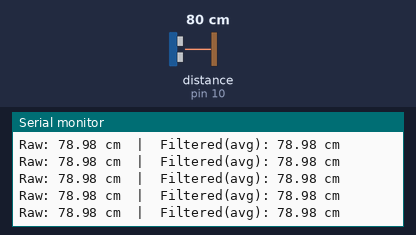
A sketch run on a simulated Arduino Uno, built with avr-gcc and run on an emulated ATmega328P. Shown: the last lines printed to the serial monitor. Wiring (inferred from the names in the program): ultrasonic range finder: trigger pin 9; echo pin 10. The inputs (shaded band) are chosen by the test bench; at power-on: distance to the obstacle (sensor on pin 10) 80 cm. The echo pulse lasts 58.3 µs per cm.

Above: at 1.2 s.
1.3 s: distance to the obstacle (sensor on pin 10) set to 2 cm
At 1.63 s:
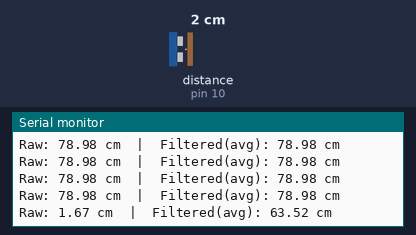
2.8 s: distance to the obstacle (sensor on pin 10) set to 60 cm
At 2.84 s:
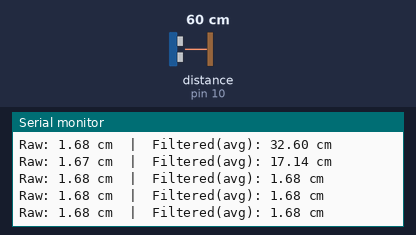
5.8 s: distance to the obstacle (sensor on pin 10) set to 4 cm
At 5.92 s:
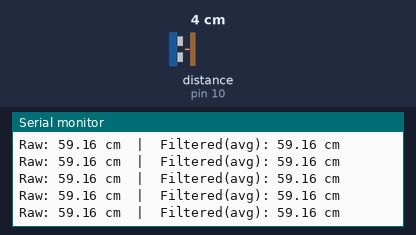
Timing chart, 0 to 8.8 s (numbered marks = the images above; inputs shaded):
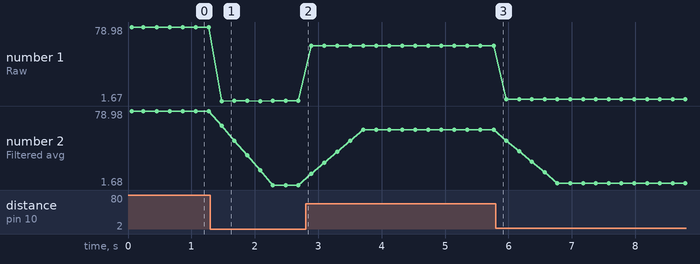

The sketch:

moving_average_filter.ino
```cpp
// Day 6 – Ultrasonic Distance Measurement (HC-SR04)
// Commit 3: Added moving average filter + keeps timeout handling

const int trigPin = 9;
const int echoPin = 10;

const long timeoutUs = 30000;   // 30 ms timeout (~5 meters)
const int N = 5;                // moving average window size

float samples[N];               // last N distance samples (cm)
int sampleIndex = 0;            // circular buffer index
bool bufferFilled = false;      // becomes true after N samples

void setup() {
  pinMode(trigPin, OUTPUT);
  pinMode(echoPin, INPUT);

  Serial.begin(9600);
  Serial.println("Day 6 - Ultrasonic measurement (timeout + moving average)");
}

// Measure one distance reading in cm.
// Returns -1 if out of range / no echo.
float readDistanceCm() {
  // Clean TRIG signal
  digitalWrite(trigPin, LOW);
  delayMicroseconds(2);

  // Send 10 µs trigger pulse
  digitalWrite(trigPin, HIGH);
  delayMicroseconds(10);
  digitalWrite(trigPin, LOW);

  // Measure echo pulse with timeout
  long durationUs = pulseIn(echoPin, HIGH, timeoutUs);

  if (durationUs == 0) return -1.0f;  // no echo / out of range

  // Convert time to distance (cm)
  return durationUs * 0.034f / 2.0f;
}

// Add a sample to the buffer (only valid samples).
void addSample(float d) {
  samples[sampleIndex] = d;
  sampleIndex++;

  if (sampleIndex >= N) {
    sampleIndex = 0;
    bufferFilled = true;
  }
}

// Compute moving average of stored samples.
float movingAverage() {
  int count = bufferFilled ? N : sampleIndex;
  if (count == 0) return -1.0f;

  float sum = 0.0f;
  for (int i = 0; i < count; i++) sum += samples[i];
  return sum / count;
}

void loop() {
  float d = readDistanceCm();

  if (d < 0) {
    Serial.println("Out of range / No echo detected");
  } else {
    addSample(d);

    float avg = movingAverage();

    Serial.print("Raw: ");
    Serial.print(d);
    Serial.print(" cm  |  Filtered(avg): ");
    Serial.print(avg);
    Serial.println(" cm");
  }

  delay(200);
}
```

Measured:
- after the input at 1.3 s, the serial monitor: prints a new line after 0.18 s (image 1)
- plotted number 1: 78.98 → 1.68 after the input at 1.3 s, 1.68 → 59.16 after the input at 2.8 s, 59.16 → 3.66 after the input at 5.8 s
- plotted number 2: 78.98 → 1.68 after the input at 1.3 s, 1.68 → 59.16 after the input at 2.8 s, 59.16 → 3.66 after the input at 5.8 s
